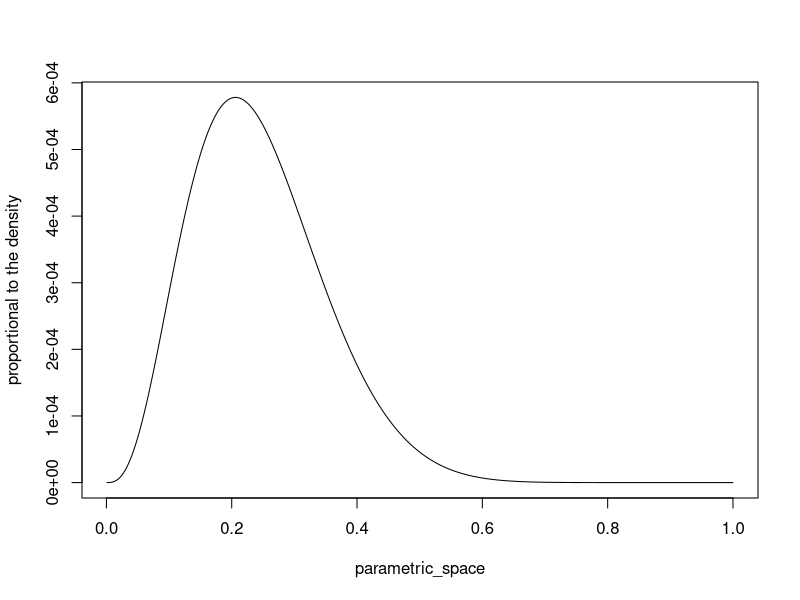
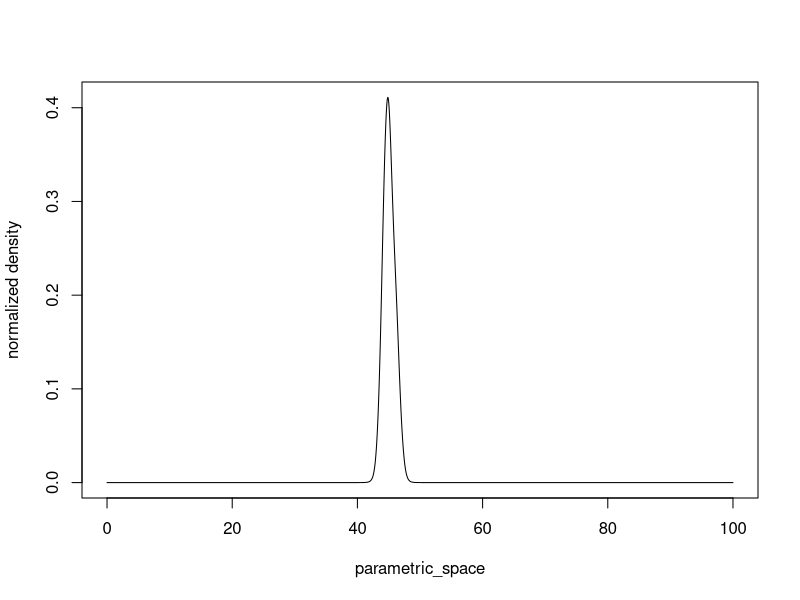
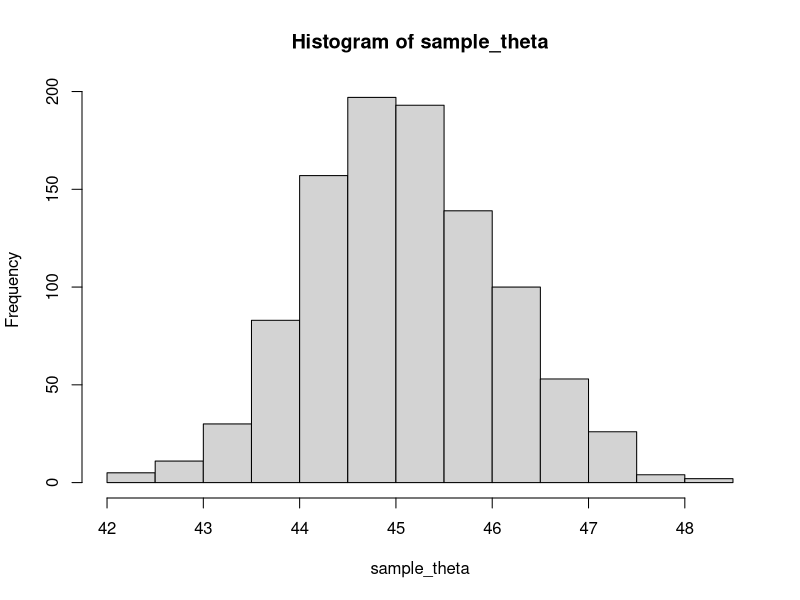
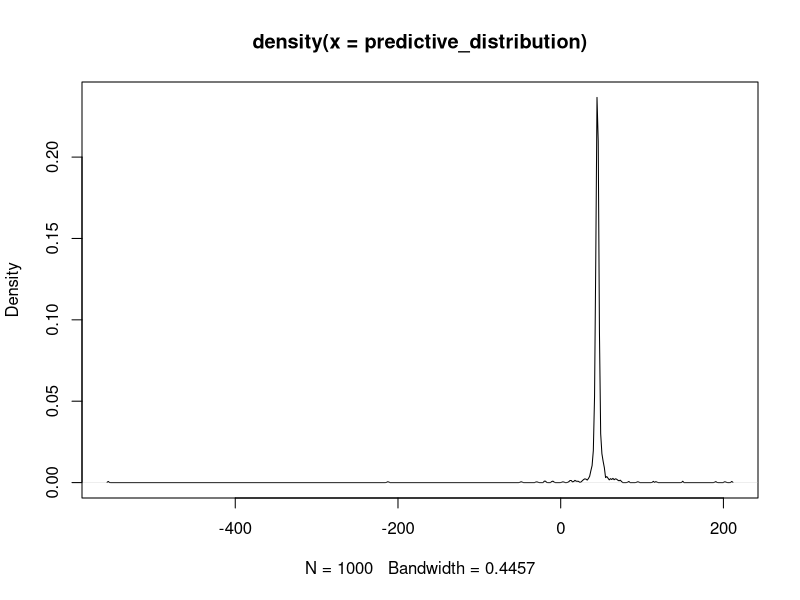
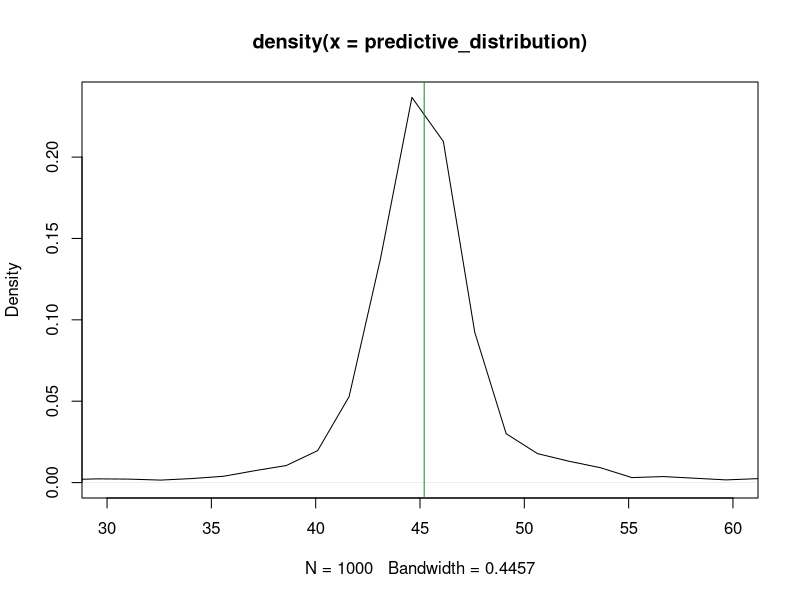
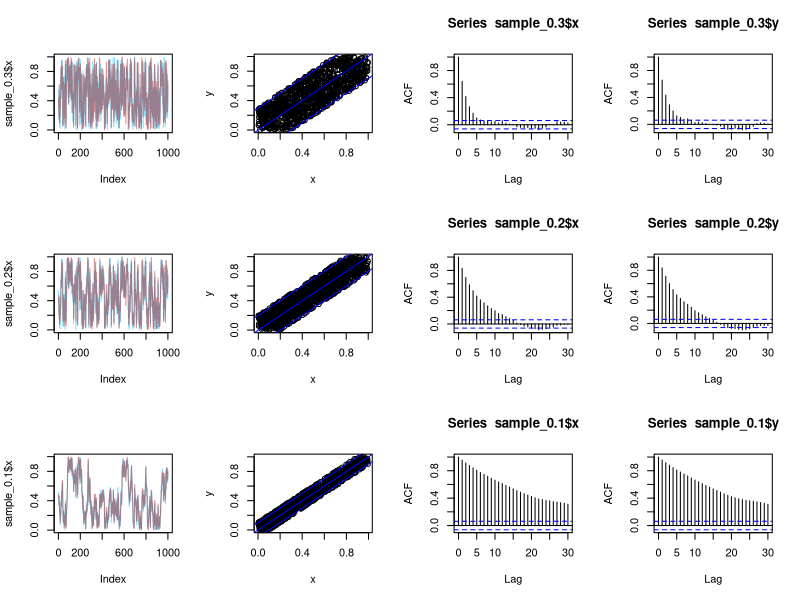

The R script that drew these images, in order:
## ---- chunk 1
knitr::opts_chunk$set(echo = TRUE)
## ---- chunk 2
posterior_prop <- function(theta){
  
  return(
    (theta^3)*(1-theta)^13+
      (theta^4)*(1-theta)^12+
      (theta^5)*(1-theta)^11
  )
}

parametric_space <- seq(0.001,1,0.001)

plot(parametric_space,posterior_prop(theta=parametric_space),
     type='l',ylab='proportional to the density')
## ---- chunk 3
y <- c(43,44,45,46.5,47.5)
M=1000

parametric_space <- seq(0,100,1/M)

q_theta_given_y = function(x,theta){
  result <- 1
  for ( i in 1:length(x)){
    result = result * (1/(1+(x[i]-theta)^2))
  }
  return(result/100)
}


## unormalized density
unormalized_density <- q_theta_given_y(y,parametric_space)

## summing the heights of the bins
normalizing_constant <-  sum(unormalized_density/M)

#plotting the normalized density
plot(parametric_space,
     unormalized_density/normalizing_constant,
     type='l',
     ylab = 'normalized density')

normalized_density <-  unormalized_density/normalizing_constant
## ---- chunk 4
sample_theta <- sample(parametric_space,prob = normalized_density,size = 1000)
hist(sample_theta)
## ---- chunk 5
set.seed(57)
predictive_distribution <- rcauchy(1000,scale = 1,location = sample_theta)
plot(density(predictive_distribution))

plot(density(predictive_distribution),xlim=c(30,60))
abline(v=mean(y),col='forestgreen')
mean(predictive_distribution) ; sd(predictive_distribution)
## ---- chunk 6

x_given_y <- function(constant,y){
  a <- max(0,y-constant)
  b <- min(y+constant,1)
  return(runif(1,a,b))
}

y_given_x <- function(constant,x){
  a <- max(0,x-constant)
  b <- min(x+constant,1)
  return(runif(1,a,b))
}


gibbs_ex6 <- function(B=1000,constant){
  set.seed(1000)
  samples <- data.frame(x=NA,y=NA)
  new_x <- 0.5 #initial value for x
  for(i in 1:(B)){
    #calculating p(y|x=new_x)
    new_y <- y_given_x(x = new_x,constant = constant) 
    #calculating p(x|y=new_y)
    new_x <- x_given_y(y = new_y,constant = constant)
    samples <-rbind(samples, c(new_x,new_y))
  }
  return(samples[-1,])
}

sample_0.3 <- gibbs_ex6(B = 1000,0.3)
sample_0.2 <- gibbs_ex6(B = 1000,0.2)
sample_0.1 <- gibbs_ex6(B = 1000,0.1)


par(mfrow=c(3,4))
constant<-0.3
plot(sample_0.3$x,type='l',col=scales::alpha('deepskyblue',0.5))
lines(sample_0.3$y,type='l',col=scales::alpha('firebrick',0.5))
plot(sample_0.3)
abline(constant,1,col='blue')
abline(-constant,1,col='blue')
abline(0,1,col='blue')
acf(sample_0.3$x)
acf(sample_0.3$y)

constant<-0.2
plot(sample_0.2$x,type='l',col=scales::alpha('deepskyblue',0.5))
lines(sample_0.2$y,type='l',col=scales::alpha('firebrick',0.5))
plot(sample_0.2)
abline(constant,1,col='blue')
abline(-constant,1,col='blue')
abline(0,1,col='blue')
acf(sample_0.2$x)
acf(sample_0.2$y)

constant<-0.1
plot(sample_0.1$x,type='l',col=scales::alpha('deepskyblue',0.5))
lines(sample_0.1$y,type='l',col=scales::alpha('firebrick',0.5))
plot(sample_0.1)
abline(constant,1,col='blue')
abline(-constant,1,col='blue')
abline(0,1,col='blue')
acf(sample_0.1$x)
acf(sample_0.1$y)
